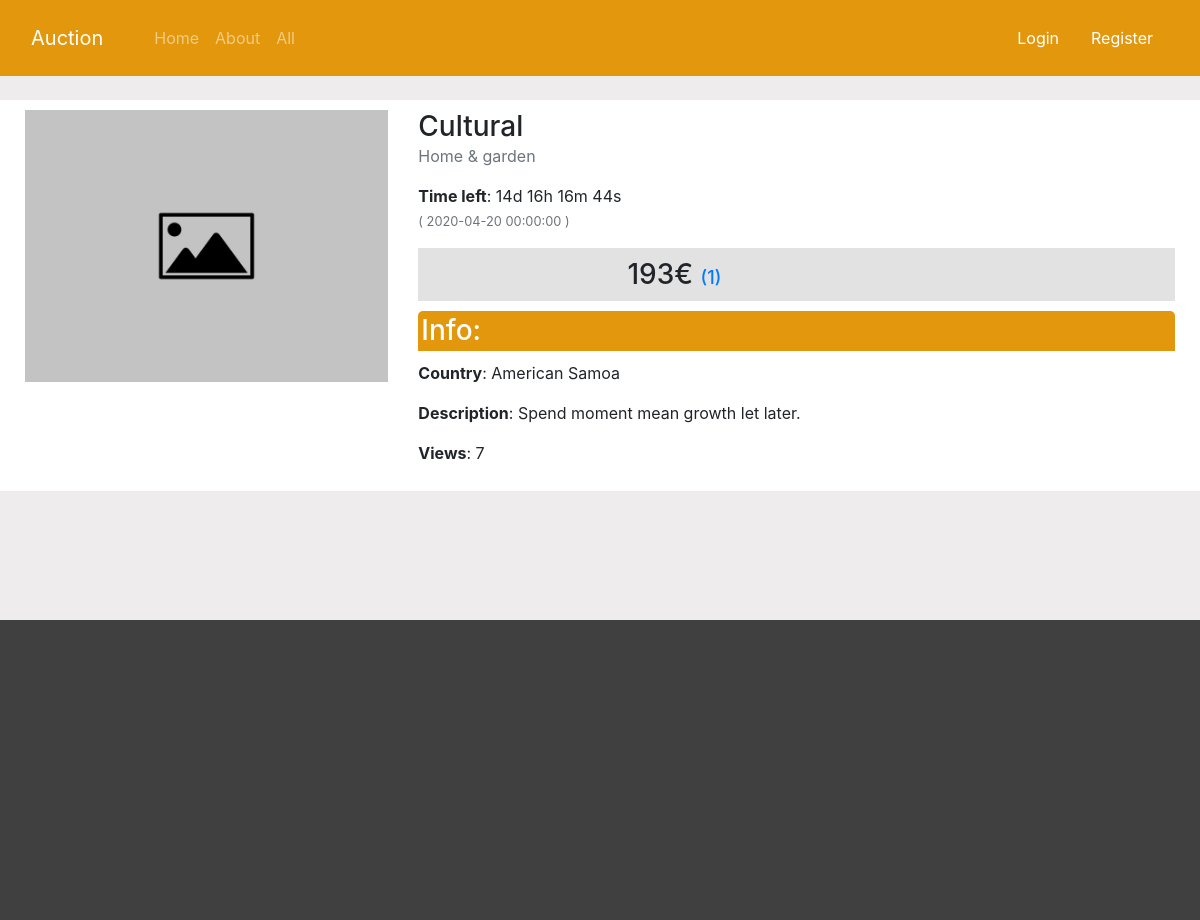
Page /item/49 on the committed database.
### app/item.py (models this page shows)
class Item(db.Model):
    id = db.Column(db.Integer, primary_key=True)
    name = db.Column(db.String(80), nullable=False)
    description = db.Column(db.String(80), nullable=False)
    country = db.Column(db.String(80), nullable=False)
    min_price = db.Column(db.Integer, nullable=False)
    offer = db.relationship('Offer', backref='offer', lazy=True)
    auction_image = db.Column(db.String(256), nullable=False)
    end_day = db.Column(db.DateTime, nullable=False)
    time = db.Column(db.Integer, nullable=False)
    views = db.Column(db.Integer, nullable=False, default=0)
    category_id = db.Column(db.Integer, db.ForeignKey('category.id'), nullable=False)
    user_id = db.Column(db.Integer, db.ForeignKey('user.id'), nullable=False)

### app/category.py (models this page shows)
class Category(db.Model):
    id = db.Column(db.Integer, primary_key=True)
    cat_name = db.Column(db.String(80), nullable=False)

### app/controllers/item.py (the view)
@App.route('/item/<int:item_id>', methods=['GET', 'POST'])
def item(item_id):
    form = BidForm()
    item = Item.query.get_or_404(item_id)
    offer = Offer.query.filter_by(item_id=item_id).order_by(Offer.id.desc()).first()
    category = Category.query.filter_by(id=item.category_id).first()
    item.views = item.views+1
    db.session.commit()
    time = datetime.now()
    return render_template('single-item.html', title=item.name, item=item, offerLen=len(item.offer), form=form, time=time, category=category)

### app/templates/single-item.html (shortened to what this page needs)
{% extends 'layout.html' %}
{% block content %}
    <div class="row bg-white">
        <div class="col-4">
            <img src={{url_for('static', filename='images/'+item.auction_image)}} alt="img">
        </div>
        <div class="col-8">
            <h3>{{title.capitalize()}}</h3>
            <p class="text-muted">{{category.cat_name}}</p>
            <p><span class="font-weight-bold">Time left</span>: <span id="demo"></span><br>
                <small class="text-muted time">( {{item.end_day}} )</small></p>
            <div class="bid">
                <div class="container">
                        <h3>{{item.min_price}}€ <a style="font-size: 18px;" href={{url_for('offers', item_id=item.id)}}>({{offerLen}})</a></h3>
                </div>
            </div>
            <h3 class="infobar text-white">Info:</h3>
            <p> <span class="font-weight-bold">Country</span>: {{item.country}}</p>
            <p> <span class="font-weight-bold">Description</span>: {{item.description}}</p>
            <p><span class="font-weight-bold">Views</span>:   {{item.views}}</p>
        </div>
    </div>
{% endblock content%}

### app/static/main.css (style rules this page uses)
body { background-color: rgb(238, 236, 236); }
img { max-width: 100%; }
nav, .infobar { background-color: rgb(226, 151, 12); }
h3 { margin: 0; }
@media (min-width: 1200px) { .container { max-width: 1400px; } }
.row { padding: 10px; }
.bid { background-color: #e2e2e2; padding: 10px; }
.bid .container { width: 50%; }
.infobar { border-top-left-radius: 5px; border-top-right-radius: 5px; margin: 10px 0 10px 0; padding: 3px; }

### rows in the picture
Item: auction_image (placeholder picture), capitalize "Cultural", end_day "2020-04-20 00:00:00", min_price "193", country "American Samoa", description "Spend moment mean growth let later.", views "7"
Category: cat_name "Home & garden"

### other values in the picture
{{ offerLen }} "1"
